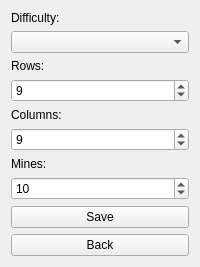
<?xml version="1.0" encoding="UTF-8"?>
<ui version="4.0">
 <class>SettingsMenu</class>
 <widget class="QWidget" name="SettingsMenu">
  <layout class="QVBoxLayout" name="verticalLayout">
   <item>
    <widget class="QLabel" name="labelDifficulty">
     <property name="text">
      <string>Difficulty:</string>
     </property>
    </widget>
   </item>
   <item>
    <widget class="QComboBox" name="difficultyBox"/>
   </item>
   <item>
    <widget class="QLabel" name="labelRows">
     <property name="text">
      <string>Rows:</string>
     </property>
    </widget>
   </item>
   <item>
    <widget class="QSpinBox" name="rowsInput">
     <property name="minimum">
      <number>5</number>
     </property>
     <property name="maximum">
      <number>30</number>
     </property>
     <property name="value">
      <number>9</number>
     </property>
    </widget>
   </item>
   <item>
    <widget class="QLabel" name="labelCols">
     <property name="text">
      <string>Columns:</string>
     </property>
    </widget>
   </item>
   <item>
    <widget class="QSpinBox" name="colsInput">
     <property name="minimum">
      <number>5</number>
     </property>
     <property name="maximum">
      <number>30</number>
     </property>
     <property name="value">
      <number>9</number>
     </property>
    </widget>
   </item>
   <item>
    <widget class="QLabel" name="labelMines">
     <property name="text">
      <string>Mines:</string>
     </property>
    </widget>
   </item>
   <item>
    <widget class="QSpinBox" name="minesInput">
     <property name="minimum">
      <number>1</number>
     </property>
     <property name="maximum">
      <number>300</number>
     </property>
     <property name="value">
      <number>10</number>
     </property>
    </widget>
   </item>
   <item>
    <widget class="QPushButton" name="saveButton">
     <property name="text">
      <string>Save</string>
     </property>
    </widget>
   </item>
   <item>
    <widget class="QPushButton" name="backButton">
     <property name="text">
      <string>Back</string>
     </property>
    </widget>
   </item>
  </layout>
 </widget>
 <resources/>
 <connections/>
</ui>
